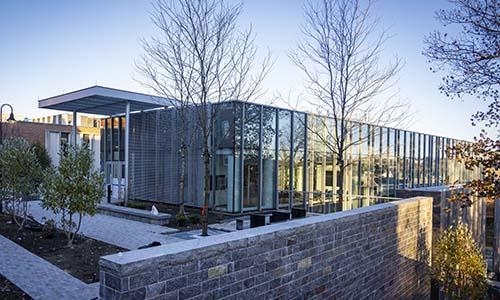
#> input picture Week2/UnityHall.jpg, 500 x 300 px
$ python geomTf_cornerDet.py   (older library calls are emulated)
#> lines starting #> are read from the running program, lines starting #| are printed output that depends on the picture; after the words box and inside, x2 and y2 are one past the last pixel; in counts of white or black regions, pixels touching at a corner belong together
### Week2/cv_utils.py
'''
Author: Atreya Bhat
RBE 549 Computer Vision @ WPI
'''

import cv2
import datetime
import numpy as np

####################################################
# WEEK 1
####################################################

# [82 lines left out: functions zoom, threshold_frame, border, capture_image, video_record, not called in this run]

def rotate_image(frame, angle):
    """
    Rotates the frame.
    Args:
        frame (numpy.ndarray): The input frame.
        angle (float): The angle to rotate.
    Returns:
        numpy.ndarray: The rotated frame.
    """
    rows, cols = frame.shape[:2]
    M = cv2.getRotationMatrix2D((cols / 2, rows / 2), angle, 1)
    return cv2.warpAffine(frame, M, (cols, rows))

# [84 lines left out: functions gaussian_blur, sharpen, extract_color, sobel_custom, laplacian_custom, sobel, not called in this run]


def canny(frame,threshold1=100,threshold2=200):
    return cv2.Canny(frame, threshold1, threshold2)

def scale_frame(frame, scale):
    """
    Scales the frame.
    Args:
        frame (numpy.ndarray): The input frame.
        scale (float): The scale factor.
    Returns:
        numpy.ndarray: The scaled frame.
    """
    return cv2.resize(frame, (0, 0), fx=scale, fy=scale)

def affine_transform(frame, angle):
    """
    Applies affine transformation to the frame.
    Args:
        frame (numpy.ndarray): The input frame.
    Returns:
        numpy.ndarray: The frame with affine transformation applied.
    """
    rows, cols = frame.shape[:2]
    M = cv2.getRotationMatrix2D((cols / 2, rows / 2), angle, 1)
    return cv2.warpAffine(frame, M, (cols, rows))

def perspective_transform(frame,pts1,pts2):
    """
    Applies perspective transformation to the frame.
    Args:
        frame (numpy.ndarray): The input frame.
    Returns:
        numpy.ndarray: The frame with perspective transformation applied.
    """
    rows, cols = frame.shape[:2]

    M = cv2.getPerspectiveTransform(pts1, pts2)
    return cv2.warpPerspective(frame, M, (cols, rows))


def harris(frame, blockSize, ksize, k,corner_threshold=0.1):
    """
    Performs Harris corner detection on the input frame and refines the corner points.

    Parameters:
    - frame: The input frame
    - blockSize: The size of the neighbourhood considered for corner detection
    - ksize: Aperture parameter of the Sobel derivative used
    - k: Harris detector free parameter in the equation

    Returns:
    - harris_frame: The frame with highlighted Harris corners
    - refined_frame: The frame with refined corner points
    """
    # Convert to grayscale
    gray = cv2.cvtColor(frame, cv2.COLOR_BGR2GRAY)
    gray_float = np.float32(gray)

    # Apply Harris corner detection
    harris_corners = cv2.cornerHarris(gray_float, blockSize=blockSize, ksize=ksize, k=k)

    # Dilate corner image to enhance corner points
    harris_corners = cv2.dilate(harris_corners, None)

    # Threshold to mark the corners in the original image
    harris_frame = frame.copy()
    harris_frame[harris_corners > corner_threshold * harris_corners.max()] = [0, 0, 255]

    # Refine corner points
    ret, labels, stats, centroids = cv2.connectedComponentsWithStats(np.uint8(harris_corners > 0.01 * harris_corners.max()))
    criteria = (cv2.TERM_CRITERIA_EPS + cv2.TERM_CRITERIA_MAX_ITER, 100, 0.001)
    corners = cv2.cornerSubPix(gray, np.float32(centroids), (5, 5), (-1, -1), criteria)

    # Draw refined corners
    refined_frame = frame.copy()
    for corner in corners:
        x, y = corner
        cv2.circle(refined_frame, (int(x), int(y)), 5, (0, 0, 255), 1)

    return harris_frame, refined_frame

def sift(frame, nfeatures=0, nOctaveLayers=3, contrastThreshold=0.2, edgeThreshold=10, sigma=1.6):
    """
    Performs SIFT feature detection on the input frame.

    Parameters:
    - frame: The input frame

    Returns:
    - sift_frame: The frame with SIFT keypoints drawn
    """

    # Create SIFT object with custom parameters
    sift = cv2.SIFT_create(
        nfeatures=nfeatures,
        nOctaveLayers=nOctaveLayers,
        contrastThreshold=contrastThreshold,
        edgeThreshold=edgeThreshold,
        sigma=sigma)

    sift_frame = cv2.cvtColor(frame, cv2.COLOR_BGR2GRAY).copy()
    kp, _ = sift.detectAndCompute(sift_frame, None)
    sift_frame = cv2.drawKeypoints(sift_frame, kp, sift_frame, color=(0, 255, 0))
    return sift_frame

### Week2/geomTf_cornerDet.py
import cv2
import numpy as np
import matplotlib.pyplot as plt
from cv_utils import *
import os


# pts1 = []
# pts2 = []

# Sample points for perspective transformation
pts1 = [[100, 100], [200, 100], [200, 200], [100, 200]]
pts2 = [[100, 100], [400, 100], [400, 300], [100, 300]]

def mouse_callback(event, x, y, flags, param):
    """
    Mouse callback function for selecting points on the image for perspective transformation.

    Parameters:
    - event: The event type (e.g. left button down, left button up, etc.)
    - x: The x-coordinate of the mouse click
    - y: The y-coordinate of the mouse click
    - flags: Additional flags
    - param: Additional parameters

    Returns:
    None
    """
    global pts1, pts2
    frame_copy = frame.copy()
    if event == cv2.EVENT_LBUTTONDOWN:
        if len(pts1) < 4:
            pts1.append([x, y])
            cv2.circle(frame_copy, (x, y), 5, (0, 0, 255), -1)
            cv2.imshow('Original Frame', frame_copy)
        elif len(pts2) < 4:
            pts2.append([x, y])
            cv2.circle(frame_copy, (x, y), 5, (0, 255, 0), -1)
            cv2.imshow('Original Frame', frame_copy)

#########################################################################################################


frame = cv2.imread('UnityHall.jpg')
#> frame is the input picture: shape (300, 500, 3); mean B, G, R 150.9, 134.1, 125.4
# frame = cv2.imread('arrows.png')
rotated_frame = rotate_image(frame, 10)
scaled_up_frame = scale_frame(frame, 1.2)
scaled_down_frame = scale_frame(frame, 0.8)
affine_tf_frame = affine_transform(frame, 30)

# cv2.imshow('Original Frame', frame)
# # cv2.setMouseCallback('Original Frame', mouse_callback)
# cv2.waitKey(0)
# cv2.destroyAllWindows()

perspective_tf_frame = perspective_transform(frame, np.float32(pts1), np.float32(pts2))
#> in perspective_transform, `M = cv2.getPerspectiveTransform(pts1, pts2)`: M = [[3, 2.37e-17, -200], [1.78e-16, 2, -100], [1.78e-18, 0, 1]]

# [5 lines of commented-out code are left out]

cv2.waitKey(0)
cv2.destroyAllWindows()


blockSize = 4
ksize = 3
k = 0.04
corner_threshold = 0.2

harris_frame, refined_harris = harris(frame, blockSize, ksize, k,corner_threshold)
#> in harris, `harris_frame[harris_corners > corner_threshold * harris_corners.max()]..`: harris_frame: shape (300, 500, 3); 2.41% of pixels changed, all inside (x1, y1, x2, y2) = (2, 55, 500, 279)
#> in harris, `ret, labels, stats, centroids = cv2.connectedComponentsWithStats(np.ui..`: labels: shape (300, 500) int32; 143 distinct labels, from 0 to 142
#> in harris, `ret, labels, stats, centroids = cv2.connectedComponentsWithStats(np.ui..`: ret = 143; stats = 143 rows, first 6: [0, 0, 500, 300, 108672], [161, 0, 339, 288, 30897], [185, 3, 5, 6, 24], [186, 8, 25, 17, 279], [442, 9, 4, 4, 16], [314, 12, 5, 5, 23]; centroids = 143 pairs, first value 1 to 498.5, second value 5.12 to 298.5
#> in harris, `corners = cv2.cornerSubPix(gray, np.float32(centroids), (5, 5), (-1, -..`: corners = 143 pairs, first value 4.43 to 496.3, second value 3.49 to 298.5
#> the loop in harris, `for corner in corners:` made 143 passes
#> (x, y) on passes 1 to 12: (224.1, 151.8), (370.3, 133.1), (186.3, 3.49), (200.1, 20.19), (441.4, 10.78), (315.4, 14.41), (223, 17.5), (451, 17), (327.9, 23.11), (341.8, 20.18), (352.3, 20.43), (174.2, 18.41)
#> after the loop in harris, `for corner in corners:`: refined_frame: shape (300, 500, 3); 2.6% of pixels changed, all inside (x1, y1, x2, y2) = (0, 0, 500, 300)
harris_rotated_frame, _ = harris(rotated_frame, blockSize, ksize, k)
#> call 2 of harris, with blockSize = 4, ksize = 3, k = 0.04, corner_threshold = 0.1
#> in harris (call 2), `harris_frame[harris_corners > corner_threshold * harris_corners.max()]..`: harris_frame: shape (300, 500, 3); mean B, G, R 132.3, 118.6, 121.5
#> in harris (call 2), `ret, labels, stats, centroids = cv2.connectedComponentsWithStats(np.ui..`: labels: shape (300, 500) int32; 139 distinct labels, from 0 to 138
#> in harris (call 2), `ret, labels, stats, centroids = cv2.connectedComponentsWithStats(np.ui..`: ret = 139; stats = 139 rows, first 6: [0, 0, 500, 300, 116172], [419, 0, 8, 8, 53], [148, 0, 352, 209, 22592], [153, 9, 38, 10, 183], [193, 8, 8, 4, 27], [306, 10, 7, 6, 34]; centroids = 139 pairs, first value 4.07 to 498, second value 3.26 to 281.7
#> in harris (call 2), `criteria = (cv2.TERM_CRITERIA_EPS + cv2.TERM_CRITERIA_MAX_ITER, 100, 0..`: criteria = (3, 100, 0.001)
#> in harris (call 2), `corners = cv2.cornerSubPix(gray, np.float32(centroids), (5, 5), (-1, -..`: corners = 139 pairs, first value 3.12 to 498, second value 3.26 to 282.1
#> the loop in harris (call 2), `for corner in corners:` made 139 passes
#> (x, y) on passes 1 to 12: (230, 154.2), (422.6, 3.26), (357, 113.1), (172.5, 11.05), (194.4, 7.09), (304, 10.6), (309, 18), (324.4, 31.72), (182.9, 22.5), (170.8, 24.14), (402.5, 24.52), (204.7, 29.66)
#> after the loop in harris (call 2), `for corner in corners:`:
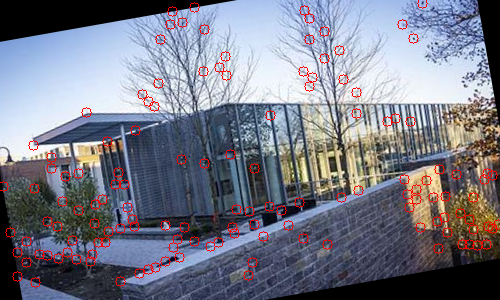
#> refined_frame: shape (300, 500, 3); mean B, G, R 134.4, 121, 120.2
harris_scaled_up_frame,_ = harris(scaled_up_frame, blockSize, ksize, k)
#> call 3 of harris, with blockSize = 4, ksize = 3, k = 0.04, corner_threshold = 0.1
#> in harris (call 3), `harris_frame[harris_corners > corner_threshold * harris_corners.max()]..`: harris_frame: shape (360, 600, 3); mean B, G, R 145.1, 128.2, 130.3
#> in harris (call 3), `ret, labels, stats, centroids = cv2.connectedComponentsWithStats(np.ui..`:
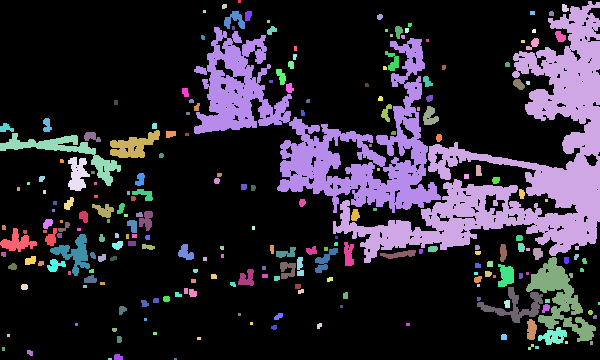
#> labels: shape (360, 600) int32; 228 distinct labels, from 0 to 227; one colour per label, 0 black
#> in harris (call 3), `ret, labels, stats, centroids = cv2.connectedComponentsWithStats(np.ui..`: ret = 228; stats = 228 rows, first 6: [0, 0, 600, 360, 165938], [238, 0, 3, 3, 9], [333, 1, 267, 262, 19432], [222, 4, 5, 5, 22], [562, 4, 7, 8, 43], [203, 10, 3, 3, 9]; centroids = 228 pairs, first value 3 to 598.5, second value 1 to 358.5
#> in harris (call 3), `corners = cv2.cornerSubPix(gray, np.float32(centroids), (5, 5), (-1, -..`: corners = 228 pairs, first value 2.37 to 596.6, second value 4.19 to 358.4
#> the loop in harris (call 3), `for corner in corners:` made 228 passes
#> (x, y) on passes 1 to 3: (272.9, 182.1), (239.3, 4.56), (521.1, 162.2)
#> after the loop in harris (call 3), `for corner in corners:`: refined_frame: shape (360, 600, 3); mean B, G, R 147.1, 130.6, 129.4
harris_scaled_down_frame,_ = harris(scaled_down_frame, blockSize, ksize, k)
#> call 4 of harris, with blockSize = 4, ksize = 3, k = 0.04, corner_threshold = 0.1
#> in harris (call 4), `harris_frame[harris_corners > corner_threshold * harris_corners.max()]..`: harris_frame: shape (240, 400, 3); mean B, G, R 143.4, 126.5, 131.8
#> in harris (call 4), `ret, labels, stats, centroids = cv2.connectedComponentsWithStats(np.ui..`:
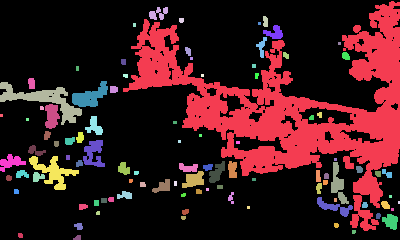
#> labels: shape (240, 400) int32; 98 distinct labels, from 0 to 97; one colour per label, 0 black
#> in harris (call 4), `ret, labels, stats, centroids = cv2.connectedComponentsWithStats(np.ui..`: ret = 98; stats = 98 rows, first 6: [0, 0, 400, 240, 69575], [123, 1, 277, 230, 18798], [149, 7, 19, 13, 140], [263, 16, 5, 11, 49], [179, 18, 5, 5, 23], [133, 23, 3, 4, 12]; centroids = 98 pairs, first value 1 to 398.5, second value 13.18 to 237.4
#> in harris (call 4), `corners = cv2.cornerSubPix(gray, np.float32(centroids), (5, 5), (-1, -..`: corners = 98 pairs, first value 2.35 to 396.9, second value 13.18 to 236.5
#> the loop in harris (call 4), `for corner in corners:` made 98 passes
#> (x, y) on passes 1 to 12: (179.8, 120.2), (293.4, 107.3), (157.9, 13.18), (261.5, 21.82), (181, 19.83), (133.5, 25.7), (261.5, 21.82), (274.2, 32.42), (261.5, 46.39), (339.3, 41.82), (186.3, 49.43), (285.4, 54.33)
#> after the loop in harris (call 4), `for corner in corners:`: refined_frame: shape (240, 400, 3); mean B, G, R 147.3, 130.8, 129.3
harris_affine_tf_frame,_ = harris(affine_tf_frame, blockSize, ksize, k)
#> in harris (call 5), `harris_frame[harris_corners > corner_threshold * harris_corners.max()]..`: harris_frame: shape (300, 500, 3); mean B, G, R 116, 105.4, 109.5
#> in harris (call 5), `ret, labels, stats, centroids = cv2.connectedComponentsWithStats(np.ui..`:
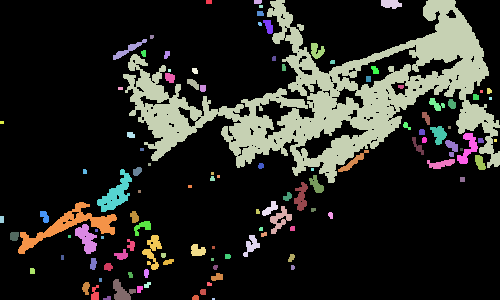
#> labels: shape (300, 500) int32; 114 distinct labels, from 0 to 113; one colour per label, 0 black
#> in harris (call 5), `ret, labels, stats, centroids = cv2.connectedComponentsWithStats(np.ui..`: ret = 114; stats = 114 rows, first 6: [0, 0, 500, 300, 119531], [206, 0, 6, 4, 24], [254, 0, 8, 4, 31], [123, 0, 377, 183, 21953], [381, 0, 21, 9, 148], [259, 5, 4, 3, 12]; centroids = 114 pairs, first value 1.5 to 495, second value 1.45 to 298.5
#> in harris (call 5), `corners = cv2.cornerSubPix(gray, np.float32(centroids), (5, 5), (-1, -..`: corners = 114 pairs, first value 0.134 to 495, second value 1.5 to 298.4
#> the loop in harris (call 5), `for corner in corners:` made 114 passes
#> (x, y) on passes 1 to 12: (239.9, 159.5), (208.5, 1.5), (255.6, 3.53), (329.6, 97.2), (393.6, 4.29), (255.6, 3.53), (260.6, 15.16), (268.3, 25.99), (258.1, 22.54), (149.5, 34.38), (130.1, 45.62), (314.7, 52.08)
#> after the loop in harris (call 5), `for corner in corners:`:
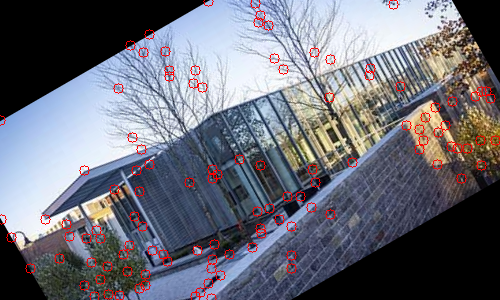
#> refined_frame: shape (300, 500, 3); mean B, G, R 118.6, 108.3, 107.8
harris_perspective_tf_frame,_ = harris(perspective_tf_frame, blockSize, ksize, k)
#> in harris (call 6), `harris_frame[harris_corners > corner_threshold * harris_corners.max()]..`: harris_frame: shape (300, 500, 3); mean B, G, R 136.5, 120.3, 116.4
#> in harris (call 6), `ret, labels, stats, centroids = cv2.connectedComponentsWithStats(np.ui..`:
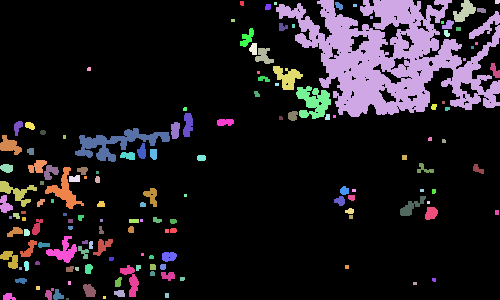
#> labels: shape (300, 500) int32; 149 distinct labels, from 0 to 148; one colour per label, 0 black
#> in harris (call 6), `ret, labels, stats, centroids = cv2.connectedComponentsWithStats(np.ui..`: ret = 149; stats = 149 rows, first 6: [0, 0, 500, 300, 125969], [240, 1, 4, 5, 19], [276, 0, 224, 117, 13254], [453, 0, 23, 22, 272], [495, 0, 5, 4, 19], [274, 2, 3, 3, 9]; centroids = 149 pairs, first value 4.81 to 496.9, second value 1.42 to 298.5
#> in harris (call 6), `corners = cv2.cornerSubPix(gray, np.float32(centroids), (5, 5), (-1, -..`: corners = 149 pairs, first value 7.77 to 496.6, second value 2.28 to 298.5
#> the loop in harris (call 6), `for corner in corners:` made 149 passes
#> (x, y) on passes 1 to 12: (240.9, 156.4), (241.6, 4.92), (392.5, 56.72), (463.7, 12.97), (493, 2.28), (275, 3), (341.1, 4.91), (267.6, 6.55), (352.1, 3.6), (481.1, 9.9), (371, 17), (234, 22.22)
#> corner on passes 35 to 40: [184.6, 108.6], [449.8, 104.5], [292.4, 114.5], [184, 125.9], [327.2, 116.7], [331.4, 111.6]
#> after the loop in harris (call 6), `for corner in corners:`:
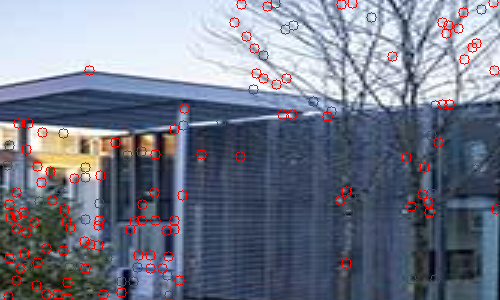
#> refined_frame: shape (300, 500, 3); mean B, G, R 137.4, 121.2, 117.1


sift_frame = sift(frame)
sift_rotated_frame = sift(rotated_frame)
sift_scaled_up_frame = sift(scaled_up_frame)
sift_scaled_down_frame = sift(scaled_down_frame)
sift_affine_tf_frame = sift(affine_tf_frame)
sift_perspective_tf_frame = sift(perspective_tf_frame)


# Create a directory to store the results
results_dir = 'results'
os.makedirs(results_dir, exist_ok=True)
# Save images with proper file names
cv2.imwrite(os.path.join(results_dir, 'harris_frame.jpg'), harris_frame)
cv2.imwrite(os.path.join(results_dir, 'refined_harris.jpg'), refined_harris)
cv2.imwrite(os.path.join(results_dir, 'harris_rotated.jpg'), harris_rotated_frame)
cv2.imwrite(os.path.join(results_dir, 'harris_scaled_up.jpg'), harris_scaled_up_frame)
cv2.imwrite(os.path.join(results_dir, 'harris_scaled_down.jpg'), harris_scaled_down_frame)
cv2.imwrite(os.path.join(results_dir, 'harris_affine_tf.jpg'), harris_affine_tf_frame)
cv2.imwrite(os.path.join(results_dir, 'harris_perspective_tf.jpg'), harris_perspective_tf_frame)
cv2.imwrite(os.path.join(results_dir, 'sift_frame.jpg'), sift_frame)
cv2.imwrite(os.path.join(results_dir, 'sift_rotated.jpg'), sift_rotated_frame)
cv2.imwrite(os.path.join(results_dir, 'sift_scaled_up.jpg'), sift_scaled_up_frame)
cv2.imwrite(os.path.join(results_dir, 'sift_scaled_down.jpg'), sift_scaled_down_frame)
cv2.imwrite(os.path.join(results_dir, 'sift_affine_tf.jpg'), sift_affine_tf_frame)
cv2.imwrite(os.path.join(results_dir, 'sift_perspective_tf.jpg'), sift_perspective_tf_frame)
cv2.imwrite(os.path.join(results_dir, 'original_frame.jpg'), cv2.imread('UnityHall.jpg'))
cv2.imwrite(os.path.join(results_dir, 'rotated.jpg'), rotated_frame)
cv2.imwrite(os.path.join(results_dir, 'scaled_up.jpg'), scaled_up_frame)
cv2.imwrite(os.path.join(results_dir, 'scaled_down.jpg'), scaled_down_frame)
cv2.imwrite(os.path.join(results_dir, 'affine_tf.jpg'), affine_tf_frame)
cv2.imwrite(os.path.join(results_dir, 'perspective_tf.jpg'), perspective_tf_frame)


# [16 lines of commented-out code are left out]
